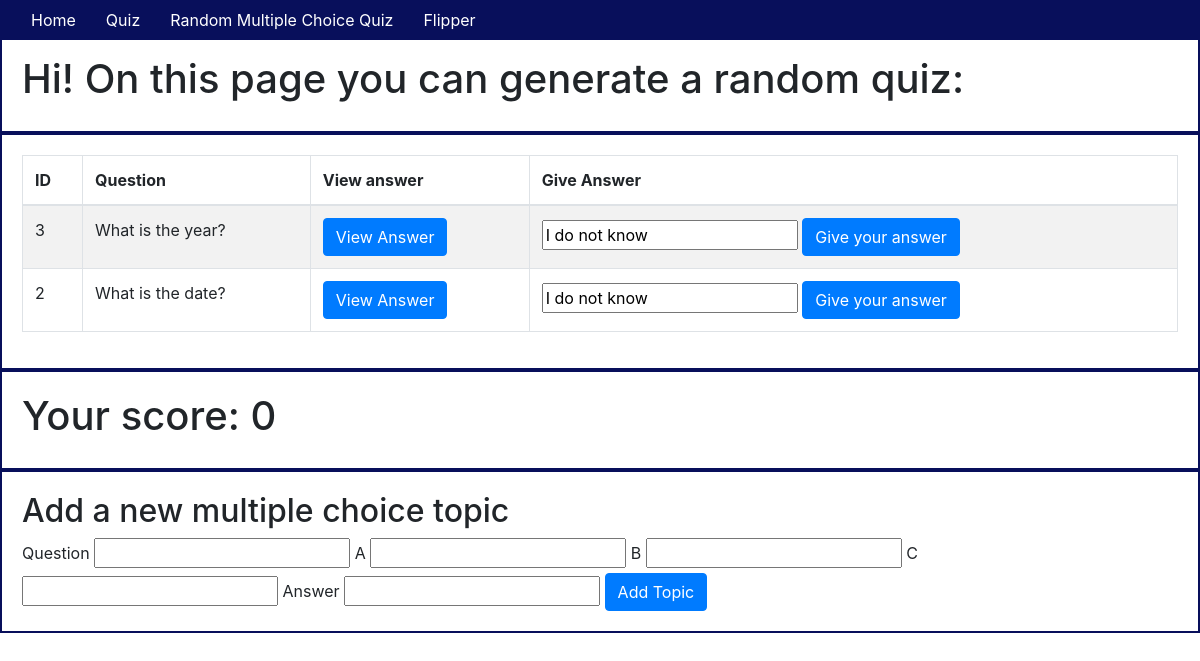
The app's page /random_quiz with its own data.
### app/models.py (models this page shows, shortened)
class MultipleChoiceTopic(db.Model):
    id = db.Column(db.Integer, primary_key=True)
    question = db.Column(db.String(64), index=True)
    option_a = db.Column(db.String(64))
    option_b = db.Column(db.String(64))
    option_c = db.Column(db.String(64))
    option_d = db.Column(db.String(64), default="I dunno", nullable=True)
    option_d = "I do not know"
    answer = db.Column(db.String(64))
    outcome = db.Column(db.Boolean, default=False)
    user_answer = db.Column(db.String(64), default=option_d, nullable=True)

### app/routes.py (the view)
@app.route('/random_quiz')
def show_random_quiz():
    multis = MultipleChoiceTopic.query.all()
    length = int(len(multis)/2)
    quiz = random.sample(multis, length)
    score=0
    for topic in quiz:
        if topic.outcome == True:
            score +=1
    return render_template('random_quiz.html', quiz=quiz, multis=multis, score=score)

### app/templates/random_quiz.html (shortened to what this page needs)
{% extends "base.html" %} {% block content %}
<div class="container-fluid">
    <div class="row">
        <h1>Hi! On this page you can generate a random quiz:</h1>
    </div>
    <div class="row">
        <table class="table table-striped table-bordered">
            <thead>
                <th>ID</th>
                <th>Question</th>
                <th>View answer</th>
                <th>Give Answer</th>
            </thead>
            <tbody>
                {% for multiple_choice_topic in quiz %}
                <tr>
                    <td>{{multiple_choice_topic.id}}</td>
                    <td> {{multiple_choice_topic.question}}</td>
                    <td>
                        <button type="button" class="btn btn-primary" data-toggle="modal" data-target="#myModal{{ multiple_choice_topic.id }}">View Answer
                        </button>
                    </td>
                    <td>
                        <form method="POST" action="/random_quiz/{{multiple_choice_topic.id}}/answer">
                            <input type="text" value="{{multiple_choice_topic.user_answer}}" name="new_user_answer">
                            <button type="submit" class="btn btn-primary" value="Answer">Give your answer</button>
                        </form>
                    </td>
                </tr>
                {% endfor %}
            </tbody>
        </table>
    </div>
    <div class="row">
        <h1>Your score: {{score}}</h1>
    </div>
    <div class="row">
        <h2>Add a new multiple choice topic</h2>
        <form action="/random_quiz" method="POST">
            <label for="question">Question</label>
            <input type="text" name="question" id="question" required />
            <label for="option_a">A</label>
            <input type="text" name="option_a" id="option_a" required />
            <label for="option_b">B</label>
            <input type="text" name="option_b" id="option_b" required />
            <label for="option_c">C</label>
            <input type="text" name="option_c" id="option_c" required />
            <label for="answer">Answer</label>
            <input type="text" name="answer" id="answer" required />
            <button type="submit" class="btn btn-primary" value="Add Topic">Add Topic</button>
        </form>
    </div>
</div>
{% endblock %}

### app/static/css/styles.css (style rules this page uses)
.row { padding: 20px; border: solid #080F5B 2px; }

### records on screen
MultipleChoiceTopic: id "3", question "What is the year?", new_user_answer "I do not know"
MultipleChoiceTopic: id "2", question "What is the date?", new_user_answer "I do not know"

### other values on screen
{{ score }} "0"
